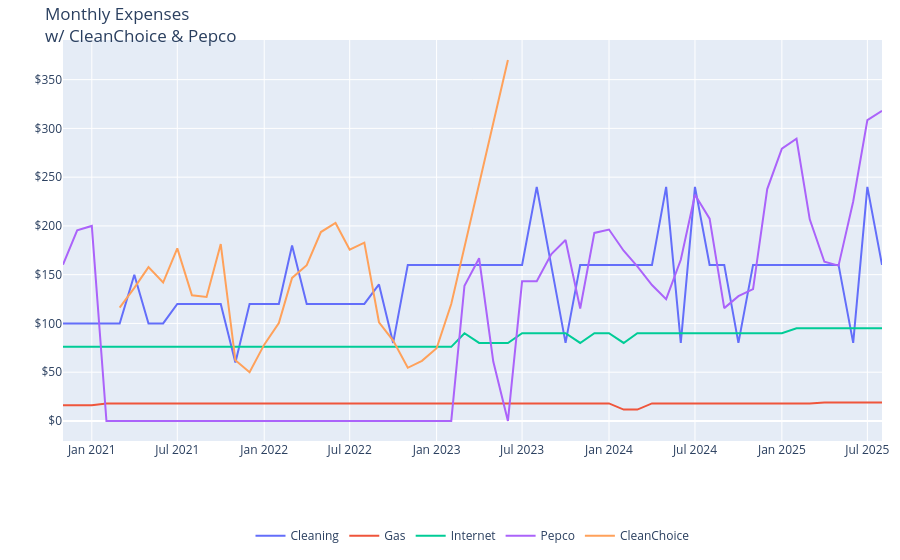

This figure's notebook cell:
### Markdown cell above
This is the only time you'll see the Pepco / CleanChoice data. After this, they'll be consolidated into "Electric"

### Code cell
import warnings

# uppress specific FutureWarning
warnings.filterwarnings("ignore", category=FutureWarning)


# group by year, month, and expense type, then sum Amount
monthly_expense_amount = (
    df.groupby([df["Date"].dt.to_period("M"), "Expense"])["Amount"].sum().reset_index()
)
monthly_expense_amount["Date"] = monthly_expense_amount["Date"].astype(
    str
)  # convert to string for Plotly

# plot
fig = px.line(
    monthly_expense_amount,
    x="Date",
    y="Amount",
    color="Expense",
    title="Monthly Expenses<br>w/ CleanChoice & Pepco",
    labels={
        "Date": "Month and Year",
        "Amount": "Amount ($)",
        "Expense": "",
    },
    hover_data={"Expense": True},
)

# format y-axis to show currency
fig.update_traces(
    hovertemplate="Month and Year: %{x}<br>Amount: $%{y:.2f}<br>Expense Type: %{customdata}"
)

# format for mobile
fig.update_layout(
    xaxis=dict(title=""),
    yaxis=dict(
        title="",
        tickprefix="$",
    ),
    margin=dict(
        t=40,
        b=30,
        l=10,
        r=10,
    ),
    legend=dict(
        orientation="h",
        x=0.5,
        xanchor="center",
        y=-0.2,
    ),
)


fig.show()

### Figure 1 — Plotly figure (JSON) as saved in the notebook; plotly's stock layout.template omitted (floating-point values rounded to 4 significant figures)
{"data": [{"customdata": [["Cleaning"], ["Cleaning"], ["Cleaning"], ["Cleaning"], ["Cleaning"], ["Cleaning"], ["Cleaning"], ["Cleaning"], ["Cleaning"], ["Cleaning"], ["Cleaning"], ["Cleaning"], ["Cleaning"], ["Cleaning"], ["Cleaning"], ["Cleaning"], ["Cleaning"], ["Cleaning"], ["Cleaning"], ["Cleaning"], ["Cleaning"], ["Cleaning"], ["Cleaning"], ["Cleaning"], ["Cleaning"], ["Cleaning"], ["Cleaning"], ["Cleaning"], ["Cleaning"], ["Cleaning"], ["Cleaning"], ["Cleaning"], ["Cleaning"], ["Cleaning"], ["Cleaning"], ["Cleaning"], ["Cleaning"], ["Cleaning"], ["Cleaning"], ["Cleaning"], ["Cleaning"], ["Cleaning"], ["Cleaning"], ["Cleaning"], ["Cleaning"], ["Cleaning"], ["Cleaning"], ["Cleaning"], ["Cleaning"], ["Cleaning"], ["Cleaning"], ["Cleaning"], ["Cleaning"], ["Cleaning"], ["Cleaning"], ["Cleaning"], ["Cleaning"], ["Cleaning"]], "hovertemplate": "Month and Year: %{x}<br>Amount: $%{y:.2f}<br>Expense Type: %{customdata}", "legendgroup": "Cleaning", "line": {"color": "#636efa", "dash": "solid"}, "marker": {"symbol": "circle"}, "mode": "lines", "name": "Cleaning", "orientation": "v", "showlegend": true, "type": "scatter", "x": ["2020-11", "2020-12", "2021-01", "2021-02", "2021-03", "2021-04", "2021-05", "2021-06", "2021-07", "2021-08", "2021-09", "2021-10", "2021-11", "2021-12", "2022-01", "2022-02", "2022-03", "2022-04", "2022-05", "2022-06", "2022-07", "2022-08", "2022-09", "2022-10", "2022-11", "2022-12", "2023-01", "2023-02", "2023-03", "2023-04", "2023-05", "2023-06", "2023-07", "2023-08", "2023-09", "2023-10", "2023-11", "2023-12", "2024-01", "2024-02", "2024-03", "2024-04", "2024-05", "2024-06", "2024-07", "2024-08", "2024-09", "2024-10", "2024-11", "2024-12", "2025-01", "2025-02", "2025-03", "2025-04", "2025-05", "2025-06", "2025-07", "2025-08"], "xaxis": "x", "y": [100, 100, 100, 100, 100, 150, 100, 100, 120, 120, 120, 120, 60, 120, 120, 120, 180, 120, 120, 120, 120, 120, 140, 80, 160, 160, 160, 160, 160, 160, 160, 160, 160, 240, 160, 80, 160, 160, 160, 160, 160, 160, 240, 80, 240, 160, 160, 80, 160, 160, 160, 160, 160, 160, 160, 80, 240, 160], "yaxis": "y"}, {"customdata": [["Gas"], ["Gas"], ["Gas"], ["Gas"], ["Gas"], ["Gas"], ["Gas"], ["Gas"], ["Gas"], ["Gas"], ["Gas"], ["Gas"], ["Gas"], ["Gas"], ["Gas"], ["Gas"], ["Gas"], ["Gas"], ["Gas"], ["Gas"], ["Gas"], ["Gas"], ["Gas"], ["Gas"], ["Gas"], ["Gas"], ["Gas"], ["Gas"], ["Gas"], ["Gas"], ["Gas"], ["Gas"], ["Gas"], ["Gas"], ["Gas"], ["Gas"], ["Gas"], ["Gas"], ["Gas"], ["Gas"], ["Gas"], ["Gas"], ["Gas"], ["Gas"], ["Gas"], ["Gas"], ["Gas"], ["Gas"], ["Gas"], ["Gas"], ["Gas"], ["Gas"], ["Gas"], ["Gas"], ["Gas"], ["Gas"], ["Gas"], ["Gas"]], "hovertemplate": "Month and Year: %{x}<br>Amount: $%{y:.2f}<br>Expense Type: %{customdata}", "legendgroup": "Gas", "line": {"color": "#EF553B", "dash": "solid"}, "marker": {"symbol": "circle"}, "mode": "lines", "name": "Gas", "orientation": "v", "showlegend": true, "type": "scatter", "x": ["2020-11", "2020-12", "2021-01", "2021-02", "2021-03", "2021-04", "2021-05", "2021-06", "2021-07", "2021-08", "2021-09", "2021-10", "2021-11", "2021-12", "2022-01", "2022-02", "2022-03", "2022-04", "2022-05", "2022-06", "2022-07", "2022-08", "2022-09", "2022-10", "2022-11", "2022-12", "2023-01", "2023-02", "2023-03", "2023-04", "2023-05", "2023-06", "2023-07", "2023-08", "2023-09", "2023-10", "2023-11", "2023-12", "2024-01", "2024-02", "2024-03", "2024-04", "2024-05", "2024-06", "2024-07", "2024-08", "2024-09", "2024-10", "2024-11", "2024-12", "2025-01", "2025-02", "2025-03", "2025-04", "2025-05", "2025-06", "2025-07", "2025-08"], "xaxis": "x", "y": [16, 16, 16, 18, 18, 18, 18, 18, 18, 18, 18, 18, 18, 18, 18, 18, 18, 18, 18, 18, 18, 18, 18, 18, 18, 18, 18, 18, 18, 18, 18, 18, 18, 18, 18, 18, 18, 18, 18, 11.66, 11.66, 18, 18, 18, 18, 18, 18, 18, 18, 18, 18, 18, 18, 19, 19, 19, 19, 19], "yaxis": "y"}, {"customdata": [["Internet"], ["Internet"], ["Internet"], ["Internet"], ["Internet"], ["Internet"], ["Internet"], ["Internet"], ["Internet"], ["Internet"], ["Internet"], ["Internet"], ["Internet"], ["Internet"], ["Internet"], ["Internet"], ["Internet"], ["Internet"], ["Internet"], ["Internet"], ["Internet"], ["Internet"], ["Internet"], ["Internet"], ["Internet"], ["Internet"], ["Internet"], ["Internet"], ["Internet"], ["Internet"], ["Internet"], ["Internet"], ["Internet"], ["Internet"], ["Internet"], ["Internet"], ["Internet"], ["Internet"], ["Internet"], ["Internet"], ["Internet"], ["Internet"], ["Internet"], ["Internet"], ["Internet"], ["Internet"], ["Internet"], ["Internet"], ["Internet"], ["Internet"], ["Internet"], ["Internet"], ["Internet"], ["Internet"], ["Internet"], ["Internet"], ["Internet"], ["Internet"]], "hovertemplate": "Month and Year: %{x}<br>Amount: $%{y:.2f}<br>Expense Type: %{customdata}", "legendgroup": "Internet", "line": {"color": "#00cc96", "dash": "solid"}, "marker": {"symbol": "circle"}, "mode": "lines", "name": "Internet", "orientation": "v", "showlegend": true, "type": "scatter", "x": ["2020-11", "2020-12", "2021-01", "2021-02", "2021-03", "2021-04", "2021-05", "2021-06", "2021-07", "2021-08", "2021-09", "2021-10", "2021-11", "2021-12", "2022-01", "2022-02", "2022-03", "2022-04", "2022-05", "2022-06", "2022-07", "2022-08", "2022-09", "2022-10", "2022-11", "2022-12", "2023-01", "2023-02", "2023-03", "2023-04", "2023-05", "2023-06", "2023-07", "2023-08", "2023-09", "2023-10", "2023-11", "2023-12", "2024-01", "2024-02", "2024-03", "2024-04", "2024-05", "2024-06", "2024-07", "2024-08", "2024-09", "2024-10", "2024-11", "2024-12", "2025-01", "2025-02", "2025-03", "2025-04", "2025-05", "2025-06", "2025-07", "2025-08"], "xaxis": "x", "y": [76, 76, 76, 76, 76, 76, 76, 76, 76, 76, 76, 76, 76, 76, 76, 76, 76, 76, 76, 76, 76, 76, 76, 76, 76, 76, 76, 76, 89.99, 79.99, 79.99, 79.99, 89.99, 89.99, 89.99, 89.99, 79.99, 89.99, 89.99, 79.99, 89.99, 89.99, 89.99, 89.99, 89.99, 89.99, 89.99, 89.99, 89.99, 89.99, 89.99, 94.99, 94.99, 94.99, 94.99, 94.99, 94.99, 94.99], "yaxis": "y"}, {"customdata": [["Pepco"], ["Pepco"], ["Pepco"], ["Pepco"], ["Pepco"], ["Pepco"], ["Pepco"], ["Pepco"], ["Pepco"], ["Pepco"], ["Pepco"], ["Pepco"], ["Pepco"], ["Pepco"], ["Pepco"], ["Pepco"], ["Pepco"], ["Pepco"], ["Pepco"], ["Pepco"], ["Pepco"], ["Pepco"], ["Pepco"], ["Pepco"], ["Pepco"], ["Pepco"], ["Pepco"], ["Pepco"], ["Pepco"], ["Pepco"], ["Pepco"], ["Pepco"], ["Pepco"], ["Pepco"], ["Pepco"], ["Pepco"], ["Pepco"], ["Pepco"], ["Pepco"], ["Pepco"], ["Pepco"], ["Pepco"], ["Pepco"], ["Pepco"], ["Pepco"], ["Pepco"], ["Pepco"], ["Pepco"], ["Pepco"], ["Pepco"], ["Pepco"], ["Pepco"], ["Pepco"], ["Pepco"], ["Pepco"], ["Pepco"], ["Pepco"], ["Pepco"]], "hovertemplate": "Month and Year: %{x}<br>Amount: $%{y:.2f}<br>Expense Type: %{customdata}", "legendgroup": "Pepco", "line": {"color": "#ab63fa", "dash": "solid"}, "marker": {"symbol": "circle"}, "mode": "lines", "name": "Pepco", "orientation": "v", "showlegend": true, "type": "scatter", "x": ["2020-11", "2020-12", "2021-01", "2021-02", "2021-03", "2021-04", "2021-05", "2021-06", "2021-07", "2021-08", "2021-09", "2021-10", "2021-11", "2021-12", "2022-01", "2022-02", "2022-03", "2022-04", "2022-05", "2022-06", "2022-07", "2022-08", "2022-09", "2022-10", "2022-11", "2022-12", "2023-01", "2023-02", "2023-03", "2023-04", "2023-05", "2023-06", "2023-07", "2023-08", "2023-09", "2023-10", "2023-11", "2023-12", "2024-01", "2024-02", "2024-03", "2024-04", "2024-05", "2024-06", "2024-07", "2024-08", "2024-09", "2024-10", "2024-11", "2024-12", "2025-01", "2025-02", "2025-03", "2025-04", "2025-05", "2025-06", "2025-07", "2025-08"], "xaxis": "x", "y": [160.3, 195.5, 200, 0, 0, 0, 0, 0, 0, 0, 0, 0, 0, 0, 0, 0, 0, 0, 0, 0, 0, 0, 0, 0, 0, 0, 0, 0, 138.7, 166.8, 60.94, 0, 143.2, 143.2, 171.1, 185.5, 115.3, 192.8, 196.3, 174.6, 158.6, 139.3, 124.9, 165.3, 231.9, 207.4, 115.7, 127.9, 135.2, 237.8, 279.2, 289.4, 206.7, 163.3, 159.3, 225.1, 308.5, 318.1], "yaxis": "y"}, {"customdata": [["CleanChoice"], ["CleanChoice"], ["CleanChoice"], ["CleanChoice"], ["CleanChoice"], ["CleanChoice"], ["CleanChoice"], ["CleanChoice"], ["CleanChoice"], ["CleanChoice"], ["CleanChoice"], ["CleanChoice"], ["CleanChoice"], ["CleanChoice"], ["CleanChoice"], ["CleanChoice"], ["CleanChoice"], ["CleanChoice"], ["CleanChoice"], ["CleanChoice"], ["CleanChoice"], ["CleanChoice"], ["CleanChoice"], ["CleanChoice"], ["CleanChoice"]], "hovertemplate": "Month and Year: %{x}<br>Amount: $%{y:.2f}<br>Expense Type: %{customdata}", "legendgroup": "CleanChoice", "line": {"color": "#FFA15A", "dash": "solid"}, "marker": {"symbol": "circle"}, "mode": "lines", "name": "CleanChoice", "orientation": "v", "showlegend": true, "type": "scatter", "x": ["2021-03", "2021-04", "2021-05", "2021-06", "2021-07", "2021-08", "2021-09", "2021-10", "2021-11", "2021-12", "2022-01", "2022-02", "2022-03", "2022-04", "2022-05", "2022-06", "2022-07", "2022-08", "2022-09", "2022-10", "2022-11", "2022-12", "2023-01", "2023-02", "2023-06"], "xaxis": "x", "y": [116.2, 136.5, 157.7, 141.9, 176.9, 128.8, 127.2, 181.4, 62.2, 50.04, 78.24, 100.3, 146.7, 159.7, 193.7, 203.0, 175.7, 182.8, 101.2, 82.46, 54.51, 61.62, 74.53, 119.8, 370.1], "yaxis": "y"}], "layout": {"legend": {"orientation": "h", "title": {"text": ""}, "tracegroupgap": 0, "x": 0.5, "xanchor": "center", "y": -0.2}, "margin": {"b": 30, "l": 10, "r": 10, "t": 40}, "title": {"text": "Monthly Expenses<br>w/ CleanChoice & Pepco"}, "xaxis": {"anchor": "y", "domain": [0, 1], "title": {"text": ""}}, "yaxis": {"anchor": "x", "domain": [0, 1], "tickprefix": "$", "title": {"text": ""}}}}
